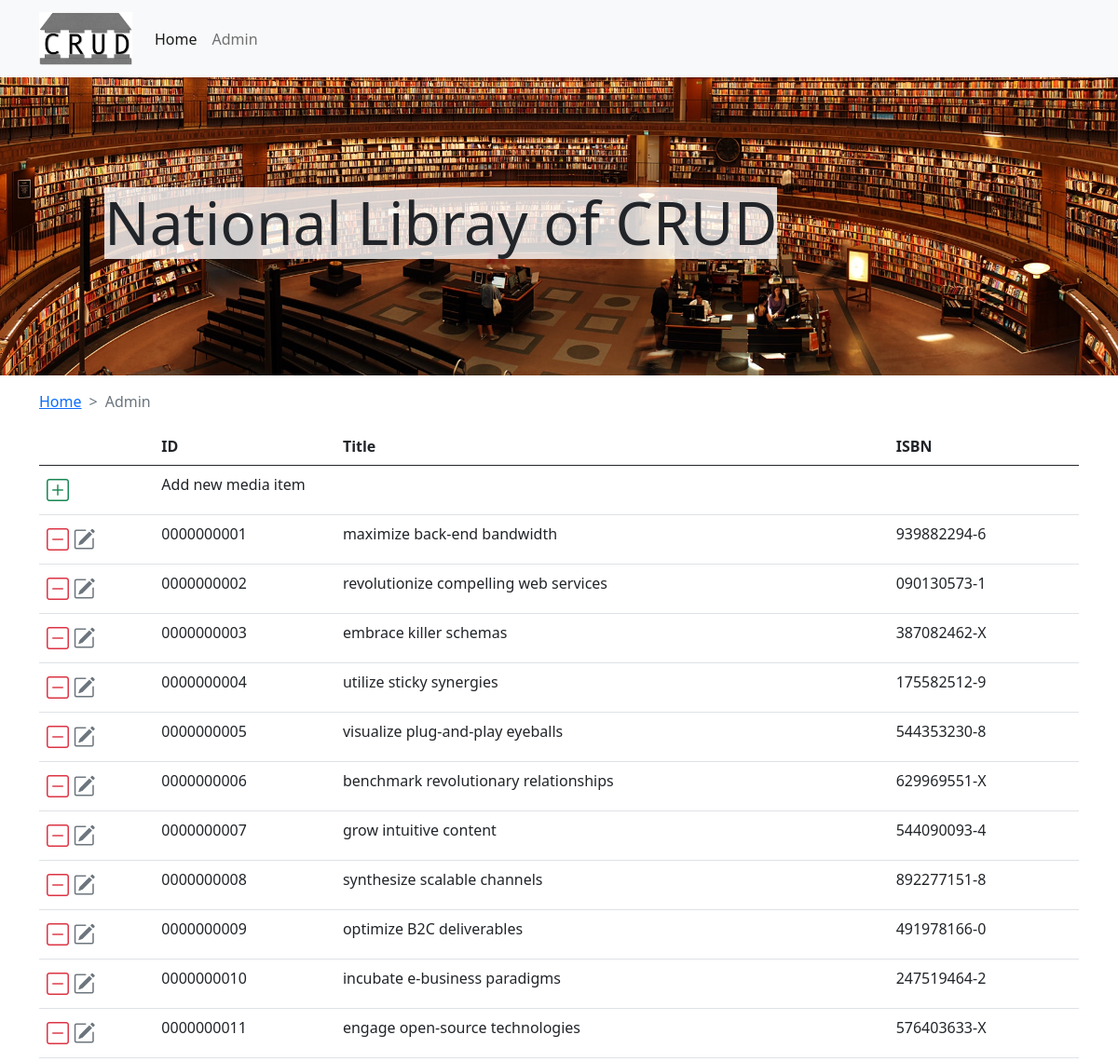
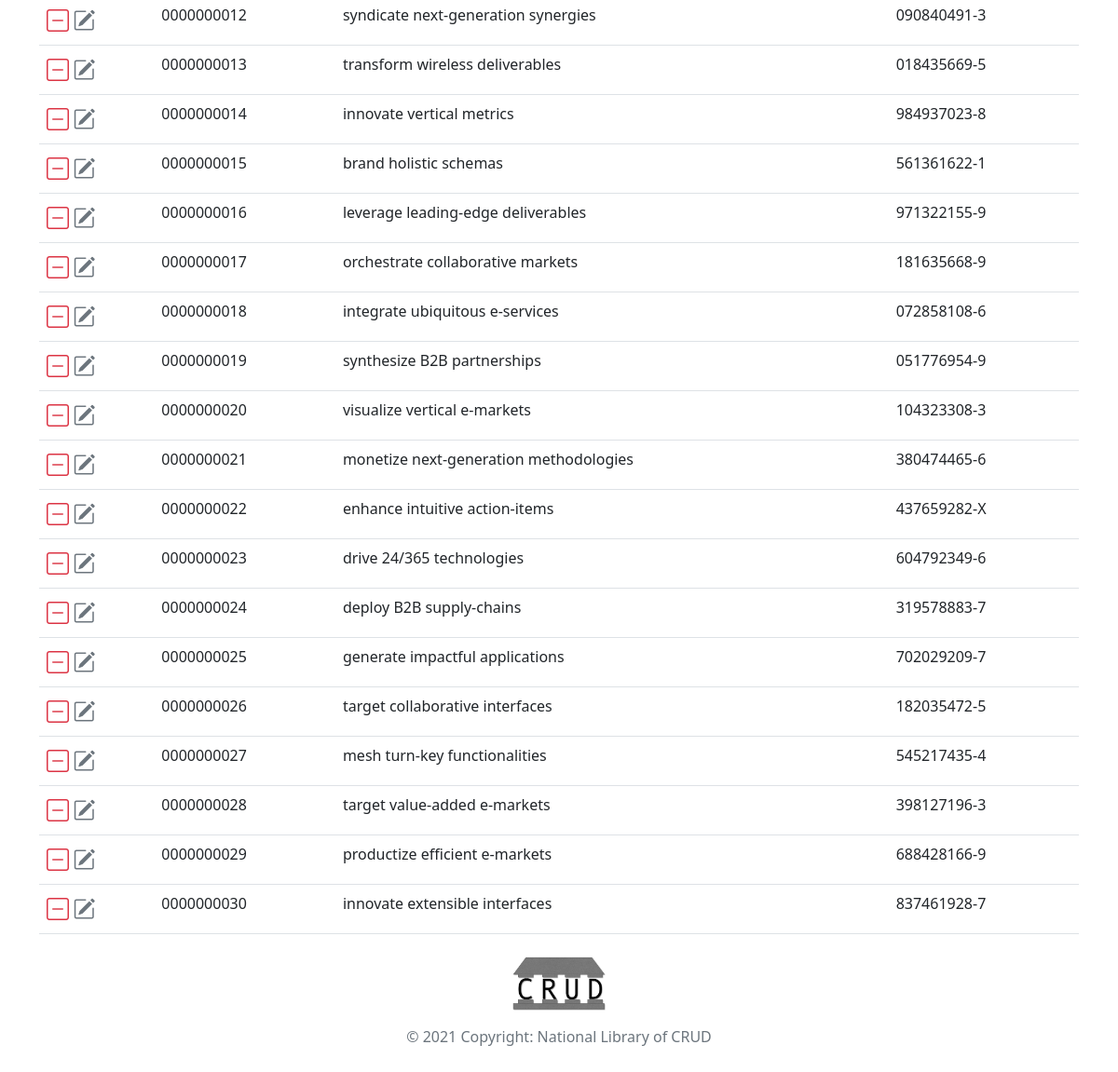
The app's page /admin.php, older data (2 pictures, top to bottom).
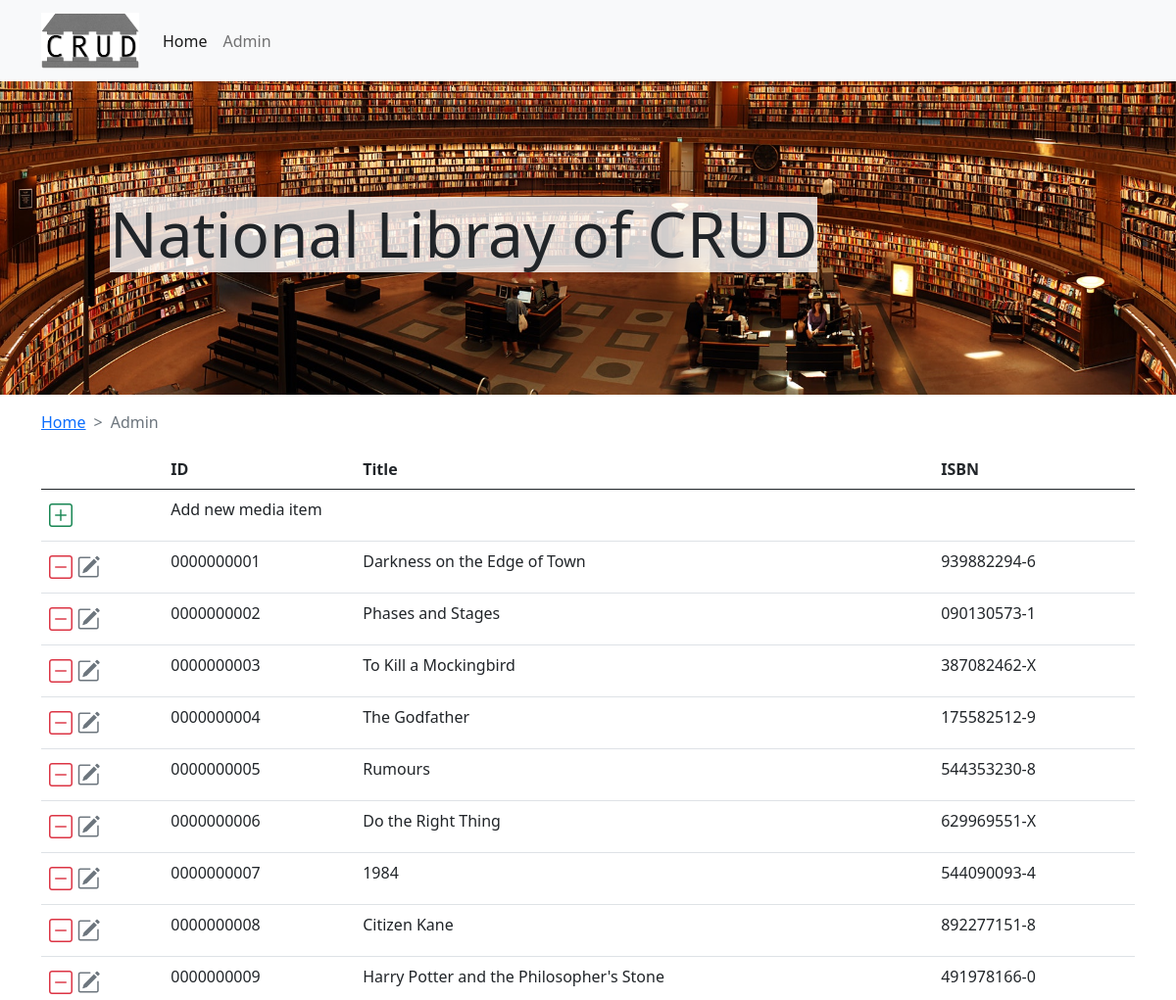
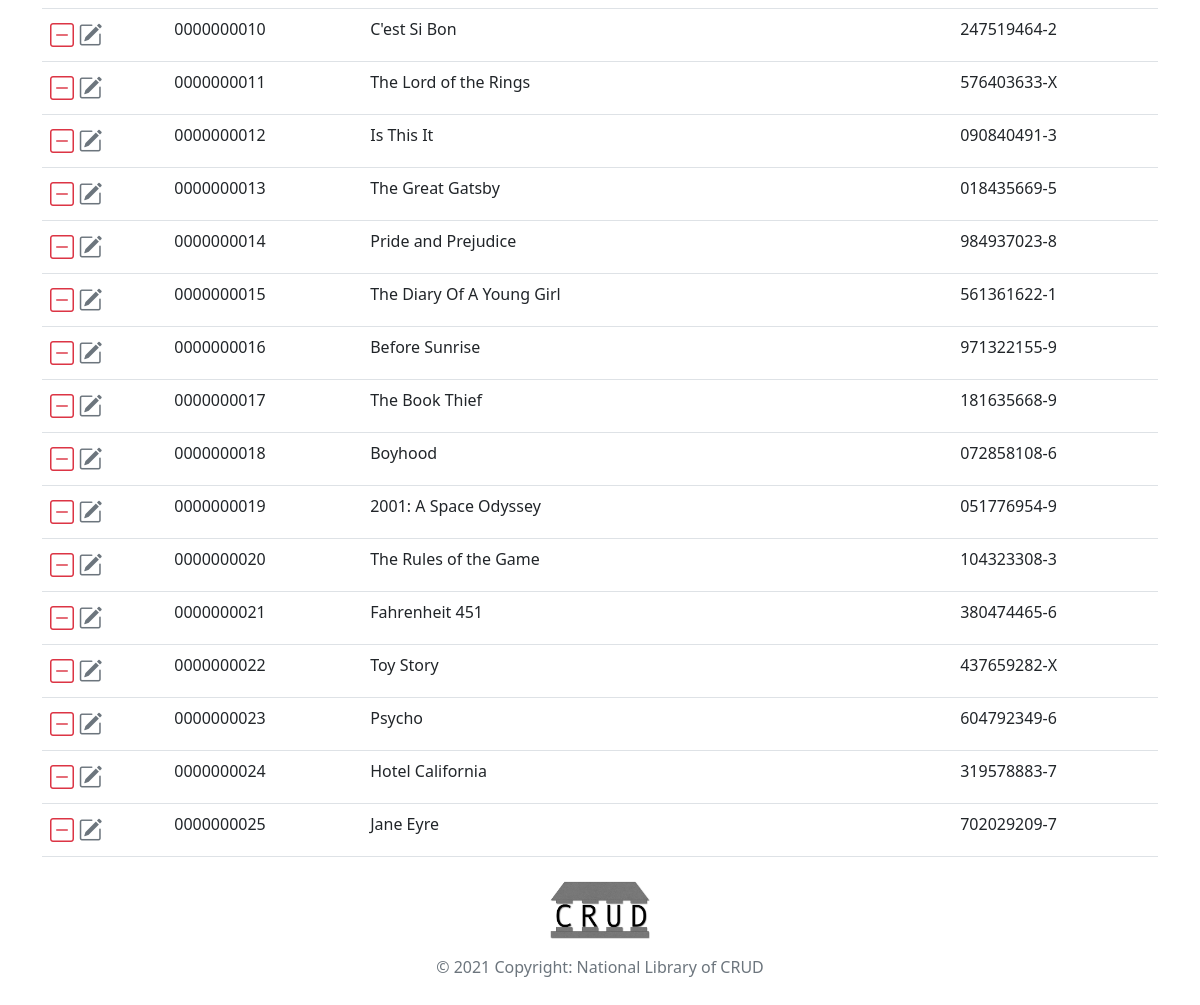
The same page, newer data (2 pictures, top to bottom).
### tables this page shows
CREATE TABLE `media` (
  `mid` int(10) UNSIGNED ZEROFILL NOT NULL,
  `title` varchar(50) NOT NULL,
  `image` varchar(2000) NOT NULL,
  `isbn` char(13) NOT NULL,
  `description` text NOT NULL,
  `pub_date` date NOT NULL,
  `isAvailable` tinyint(1) NOT NULL,
  `type` enum('book','cd','dvd','') NOT NULL,
  `pid` int(10) UNSIGNED ZEROFILL NOT NULL
);

### components/c_admin.php (the view, shortened to what this page needs)
<?php
    require_once 'actions/db_connect.php';
    $sql = "SELECT mid,title,isbn FROM media";
    $fetch_result = $mysqli->query($sql);
?>
<nav style="--bs-breadcrumb-divider: '>';" aria-label="breadcrumb">
    <ol class="breadcrumb">
        <li class="breadcrumb-item"><a href="index.php">Home</a></li>
        <li class="breadcrumb-item active" aria-current="page">Admin</li>
    </ol>
</nav>
<table class="table">
    <thead>
        <tr>
            <th scope="col"></th>
            <th scope="col">ID</th>
            <th scope="col">Title</th>
            <th scope="col">ISBN</th>
        </tr>
    </thead>
    <tbody>
        <tr>
            <td><a href="modify.php?action=add" class="bi bi-plus-square fs-4 text-success "></a></td>
            <td colspan="4">Add new media item</td>
        </tr>
        <?php
            while ($media = $fetch_result->fetch_assoc()) {
                echo '
                    <tr>
                        <td>
                            <a href="modify.php?action=delete&mid='.$media["mid"].'" class="bi bi-dash-square text-danger fs-4"></a>
                            <a href="modify.php?action=modify&mid='.$media["mid"].'" class="bi bi-pencil-square text-secondary fs-4"></a>
                        </td>
                        <td>'.$media["mid"].'</td>
                        <td>'.$media["title"].'</td>
                        <td>'.$media["isbn"].'</td>
                    </tr>';
            }
        ?>
    </tbody>
</table>

### admin.php (shortened to what this page needs)
<!DOCTYPE html>
<html lang="en">
<head>
    <?php readfile('components/boot.html');?>
    <link rel="stylesheet" href="css/style.css">
</head>
<body>
    <?php readfile('components/nav.html'); ?>
    <?php readfile('components/hero.html'); ?>
    <div class="container mt-3">
        <?php include 'components/c_admin.php'; ?>
    </div>
    <?php readfile('components/footer.html'); ?>
    <?php readfile('components/bootjs.html'); ?>
</body>
</html>

### css/style.css (style rules this page uses)
.logo { width: 100px; max-height: 100%; object-fit: contain; }
.hero { background: #fff url(../img/pexels-tamas-meszaros-12064.jpg) no-repeat center center; background-size: cover; height: 40vh; }
.bg-darker { background-color: rgba(255, 255, 255, 0.8); display: inline-block; }

Row changes from the older to the newer data that the page shows:
removed media: mid "0000000026", title "target collaborative interfaces", isbn "182035472-5"
removed media: mid "0000000027", title "mesh turn-key functionalities", isbn "545217435-4"
removed media: mid "0000000028", title "target value-added e-markets", isbn "398127196-3"
removed media: mid "0000000029", title "productize efficient e-markets", isbn "688428166-9"
removed media: mid "0000000030", title "innovate extensible interfaces", isbn "837461928-7"
changed media "0000000001": title "maximize back-end bandwidth" → "Darkness on the Edge of Town"
changed media "0000000002": title "revolutionize compelling web services" → "Phases and Stages"
changed media "0000000003": title "embrace killer schemas" → "To Kill a Mockingbird"
changed media "0000000004": title "utilize sticky synergies" → "The Godfather"
changed media "0000000005": title "visualize plug-and-play eyeballs" → "Rumours"
changed media "0000000006": title "benchmark revolutionary relationships" → "Do the Right Thing"
changed media "0000000007": title "grow intuitive content" → "1984"
changed media "0000000008": title "synthesize scalable channels" → "Citizen Kane"
changed media "0000000009": title "optimize B2C deliverables" → "Harry Potter and the Philosopher's Stone"
changed media "0000000010": title "incubate e-business paradigms" → "C'est Si Bon"
changed media "0000000011": title "engage open-source technologies" → "The Lord of the Rings"
changed media "0000000012": title "syndicate next-generation synergies" → "Is This It"
changed media "0000000013": title "transform wireless deliverables" → "The Great Gatsby"
changed media "0000000014": title "innovate vertical metrics" → "Pride and Prejudice"
changed media "0000000015": title "brand holistic schemas" → "The Diary Of A Young Girl"
changed media "0000000016": title "leverage leading-edge deliverables" → "Before Sunrise"
changed media "0000000017": title "orchestrate collaborative markets" → "The Book Thief"
changed media "0000000018": title "integrate ubiquitous e-services" → "Boyhood"
changed media "0000000019": title "synthesize B2B partnerships" → "2001: A Space Odyssey"
changed media "0000000020": title "visualize vertical e-markets" → "The Rules of the Game"
changed media "0000000021": title "monetize next-generation methodologies" → "Fahrenheit 451"
changed media "0000000022": title "enhance intuitive action-items" → "Toy Story"
changed media "0000000023": title "drive 24/365 technologies" → "Psycho"
changed media "0000000024": title "deploy B2B supply-chains" → "Hotel California"
changed media "0000000025": title "generate impactful applications" → "Jane Eyre"
